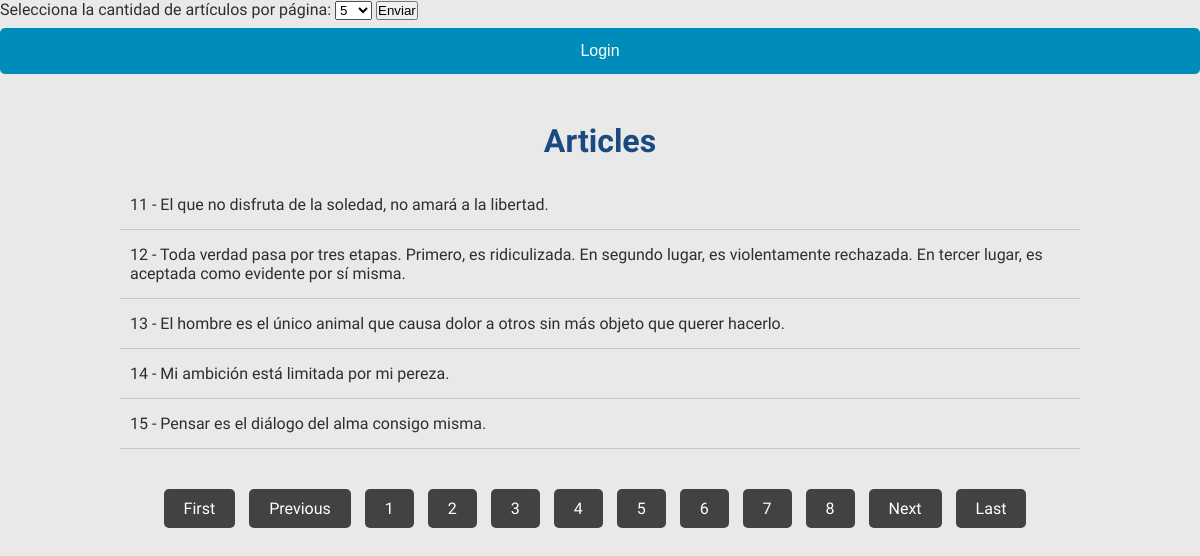
The app's page /controlador/Index.php?pagina=3 with its own data.
### tables this page shows
CREATE TABLE IF NOT EXISTS `articles` (
  `article_id` int(11) NOT NULL AUTO_INCREMENT,
  `article` text DEFAULT NULL,
  `usuari_id` int(11) DEFAULT NULL,
  PRIMARY KEY (`article_id`),
  KEY `usuari_id` (`usuari_id`)
);

### modelo/Conection.php (called while the page is built, shortened)
<?php
function obtenerTodosArticulos($connexio, $start, $cantidad_articulos_por_pagina){
    $statement = $connexio->prepare("SELECT * FROM articles LIMIT :start, :cantidad");
    $statement->bindParam(':start', $start, PDO::PARAM_INT);
    $statement->bindParam(':cantidad', $cantidad_articulos_por_pagina, PDO::PARAM_INT);
    $statement->execute();
    $resultado = $statement->fetchAll(PDO::FETCH_ASSOC);
    return $resultado;
}
function calcularTotalArticulos($connexio){
    $statement = $connexio->query('SELECT COUNT(*) FROM articles');
    $total_articulos = $statement->fetchColumn();
    return $total_articulos;
}
function calcularTotalPaginas($connexio, $cantidad_articulos_por_pagina){
    $total_articulos = calcularTotalArticulos($connexio);
    $numero_paginas = ceil($total_articulos / $cantidad_articulos_por_pagina);
    return $numero_paginas;
}
?>

### controlador/Index.php (the view, shortened to what this page needs)
<?php
require_once '../modelo/Conection.php';
function mostrarArticulos($connexio, $start, $cantidad_articulos_por_pagina){
    $resultados = obtenerTodosArticulos($connexio, $start, $cantidad_articulos_por_pagina);
    $listaArticulos = '';
    foreach ($resultados as $articulo) {
        $listaArticulos .= '<li>' . $articulo['article_id'] . ' - ' . $articulo['article'] . '</li>';
    }
    return $listaArticulos;
}
function elegirCantidadArticulosPorPagina(){
    if (isset($_POST['cantidadArticulosPorPagina'])) {
        $cantidad_articulos_por_pagina = $_POST['cantidadArticulosPorPagina'];
    } else {
        $cantidad_articulos_por_pagina = 5;
    }
    return $cantidad_articulos_por_pagina;
}
function obtenerDatosPaginacion($connexio) {
    $cantidad_articulos_por_pagina = elegirCantidadArticulosPorPagina();
    $numero_paginas = calcularTotalPaginas($connexio, $cantidad_articulos_por_pagina);
    return array(
        'cantidad_articulos_por_pagina' => $cantidad_articulos_por_pagina,
        'numero_paginas' => $numero_paginas
    );
}
$pagina_actual = isset($_GET['pagina']) ? (int)$_GET['pagina'] : 1;
$cantidad_articulos_por_pagina = elegirCantidadArticulosPorPagina();
$start = ($pagina_actual - 1) * $cantidad_articulos_por_pagina;
$datos_paginacion = obtenerDatosPaginacion($connexio);
$cantidad_articulos_por_pagina = $datos_paginacion['cantidad_articulos_por_pagina'];
$articulos = mostrarArticulos($connexio, $start, $cantidad_articulos_por_pagina);
include_once '../vista/Index_view.php';
?>

### estilo/Styles.css (style rules this page uses)
* { margin: 0; padding: 0; box-sizing: border-box; }
body { background: #e9e9e9; color: #2e2e2e; font-family: 'Open Sans Condensed', sans-serif; }
.articles ul li { padding: 15px 10px; border-bottom: 1px solid #c8c8c8; }

### records on screen
articles: article_id "11", article "El que no disfruta de la soledad, no amará a la libertad."
articles: article_id "12", article "Toda verdad pasa por tres etapas. Primero, es ridiculizada. En segundo lugar, es violentamente rechazada. En tercer lugar, es aceptada como evidente por sí misma."
articles: article_id "13", article "El hombre es el único animal que causa dolor a otros sin más objeto que querer hacerlo."
articles: article_id "14", article "Mi ambición está limitada por mi pereza."
articles: article_id "15", article "Pensar es el diálogo del alma consigo misma."
